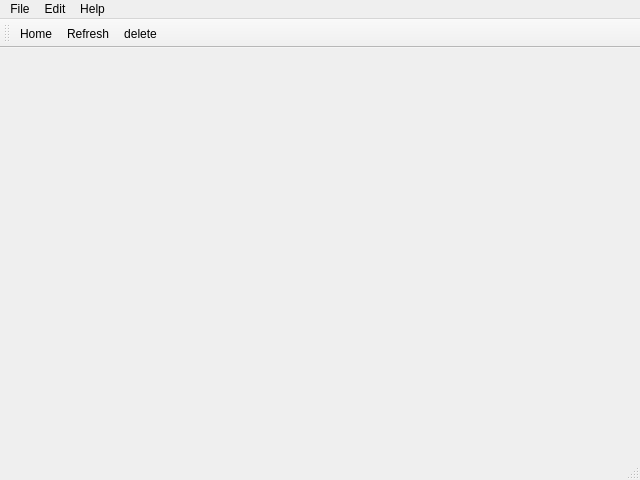
<?xml version="1.0" encoding="UTF-8"?>
<ui version="4.0">
 <class>MainWindow</class>
 <widget class="QMainWindow" name="MainWindow">
  <property name="geometry">
   <rect>
    <x>0</x>
    <y>0</y>
    <width>640</width>
    <height>480</height>
   </rect>
  </property>
  <property name="windowTitle">
   <string>MainWindow</string>
  </property>
  <widget class="QWidget" name="centralwidget"/>
  <widget class="QMenuBar" name="menubar">
   <property name="geometry">
    <rect>
     <x>0</x>
     <y>0</y>
     <width>640</width>
     <height>23</height>
    </rect>
   </property>
   <widget class="QMenu" name="menuFile">
    <property name="title">
     <string>File</string>
    </property>
    <addaction name="actionOpen"/>
    <addaction name="actionNew"/>
    <addaction name="actionSave"/>
    <addaction name="actionSave_as"/>
   </widget>
   <widget class="QMenu" name="menuEdit">
    <property name="title">
     <string>Edit</string>
    </property>
    <addaction name="actionCut"/>
    <addaction name="actionCopy"/>
    <addaction name="actionPaste"/>
    <addaction name="actionFind"/>
   </widget>
   <widget class="QMenu" name="menuHelp">
    <property name="title">
     <string>Help</string>
    </property>
    <addaction name="actionAbout"/>
   </widget>
   <addaction name="menuFile"/>
   <addaction name="menuEdit"/>
   <addaction name="menuHelp"/>
  </widget>
  <widget class="QStatusBar" name="statusbar"/>
  <widget class="QToolBar" name="toolBar">
   <property name="windowTitle">
    <string>toolBar</string>
   </property>
   <attribute name="toolBarArea">
    <enum>TopToolBarArea</enum>
   </attribute>
   <attribute name="toolBarBreak">
    <bool>false</bool>
   </attribute>
   <addaction name="actionHome"/>
   <addaction name="actionRefresh"/>
   <addaction name="actiondelete"/>
  </widget>
  <action name="actionOpen">
   <property name="text">
    <string>Open</string>
   </property>
  </action>
  <action name="actionNew">
   <property name="text">
    <string>New</string>
   </property>
  </action>
  <action name="actionSave">
   <property name="text">
    <string>Save</string>
   </property>
  </action>
  <action name="actionSave_as">
   <property name="text">
    <string>Save as</string>
   </property>
  </action>
  <action name="actionCut">
   <property name="text">
    <string>Cut</string>
   </property>
  </action>
  <action name="actionCopy">
   <property name="text">
    <string>Copy</string>
   </property>
  </action>
  <action name="actionPaste">
   <property name="text">
    <string>Paste</string>
   </property>
  </action>
  <action name="actionFind">
   <property name="text">
    <string>Find</string>
   </property>
  </action>
  <action name="actionAbout">
   <property name="text">
    <string>About</string>
   </property>
  </action>
  <action name="actionHome">
   <property name="icon">
    <iconset>
     <normaloff>../../icons/icons/home-medium.png</normaloff>../../icons/icons/home-medium.png</iconset>
   </property>
   <property name="text">
    <string>Home</string>
   </property>
  </action>
  <action name="actionRefresh">
   <property name="icon">
    <iconset>
     <normaloff>../../icons/icons/arrow-circle-225-left.png</normaloff>../../icons/icons/arrow-circle-225-left.png</iconset>
   </property>
   <property name="text">
    <string>Refresh</string>
   </property>
  </action>
  <action name="actiondelete">
   <property name="icon">
    <iconset>
     <normaloff>../../icons/icons/document-hf-delete.png</normaloff>../../icons/icons/document-hf-delete.png</iconset>
   </property>
   <property name="text">
    <string>delete</string>
   </property>
  </action>
 </widget>
 <resources/>
 <connections/>
</ui>
